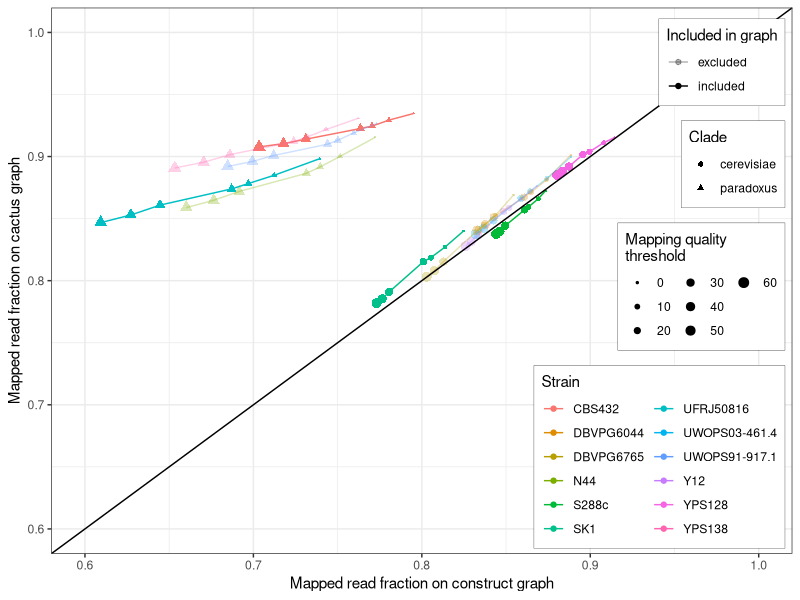
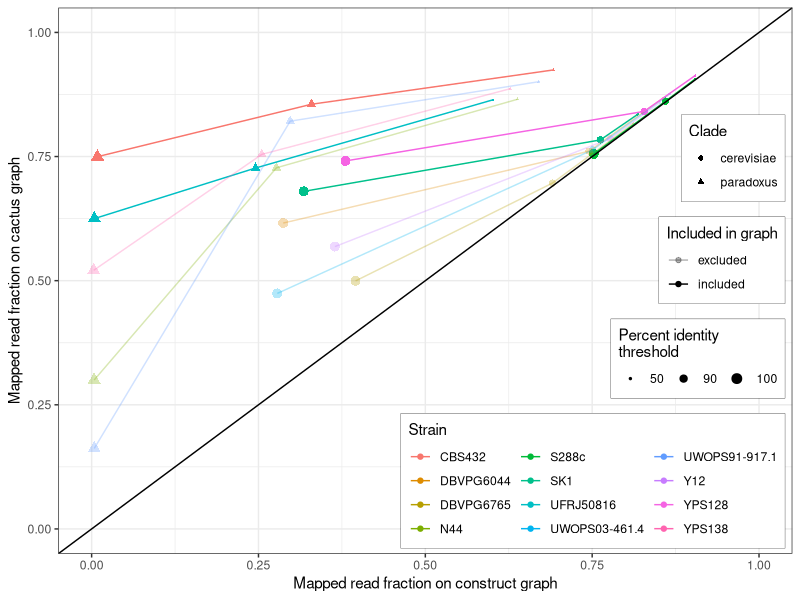
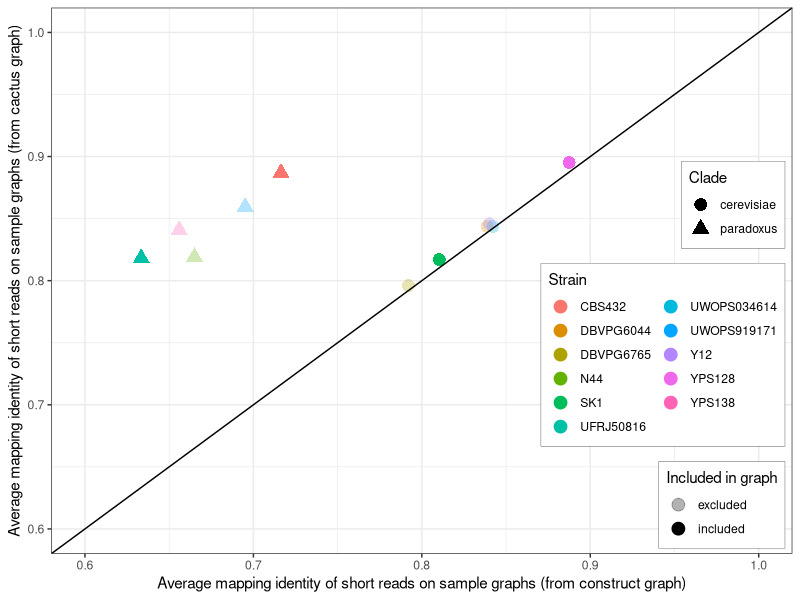
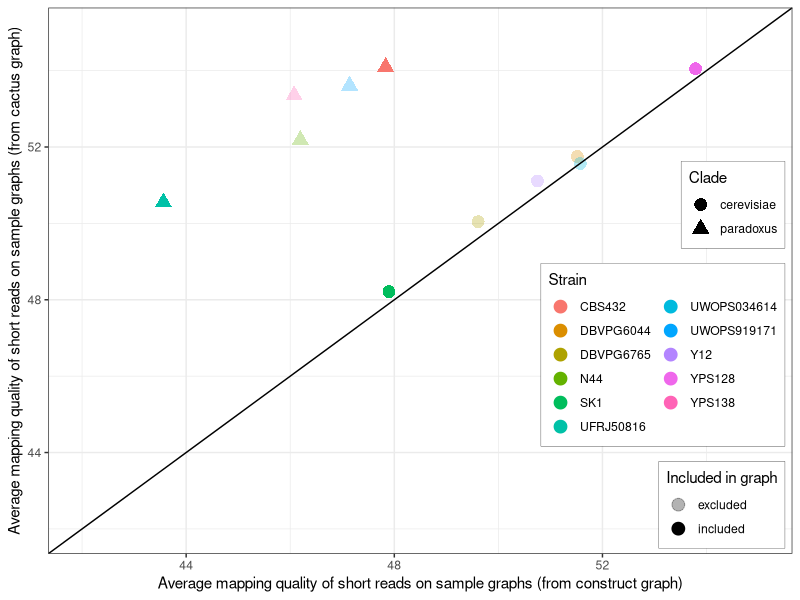
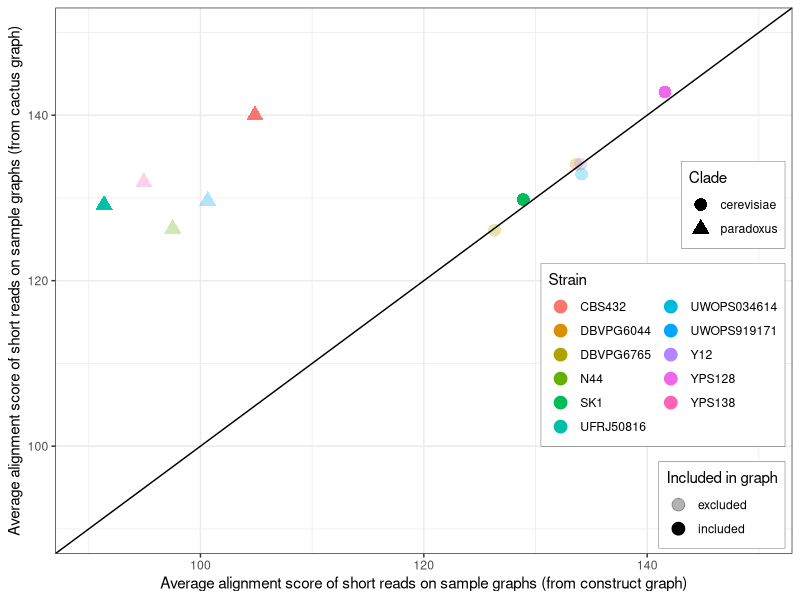

The R source for these figures, in order:
library(tidyverse)
library(magrittr)

##############
#Read mapping#
##############

#Four strains
#############

construct <- read_tsv("data/yeast.mapping.constructunion.four.tsv", col_names = c("mapq_gt0", "mapq_ge10", "mapq_ge20", "mapq_ge30", "mapq_ge40", "mapq_ge50", "mapq_ge60", "id_ge100", "id_ge90", "id_ge50", "all", "graph", "sample"))
cactus <- read_tsv("data/yeast.mapping.cactus.four.tsv", col_names = c("mapq_gt0", "mapq_ge10", "mapq_ge20", "mapq_ge30", "mapq_ge40", "mapq_ge50", "mapq_ge60", "id_ge100", "id_ge90", "id_ge50", "all", "graph", "sample"))

construct_new <- construct %>%
  gather("mapq_gt0", "mapq_ge10", "mapq_ge20", "mapq_ge30", "mapq_ge40", "mapq_ge50", "mapq_ge60", "id_ge100", "id_ge90", "id_ge50", key="filter", value="construct_number") %>%
  mutate(construct_fraction = construct_number / all) %>%
  select(sample, filter, construct_fraction)

cactus_new <- cactus %>%
  gather("mapq_gt0", "mapq_ge10", "mapq_ge20", "mapq_ge30", "mapq_ge40", "mapq_ge50", "mapq_ge60", "id_ge100", "id_ge90", "id_ge50", key="filter", value="cactus_number") %>%
  mutate(cactus_fraction = cactus_number / all) %>%
  select(sample, filter, cactus_fraction)

# Mapping quality plot
pdf('pdf/yeast-mapping-quality-four.pdf', 6, 6)
construct_new %>%
  inner_join(cactus_new, by=c("sample", "filter")) %>%
  filter(filter %in% c("mapq_gt0", "mapq_ge10", "mapq_ge20", "mapq_ge30", "mapq_ge40", "mapq_ge50", "mapq_ge60")) %>%
  mutate(filter = factor(filter, levels = c("mapq_gt0", "mapq_ge10", "mapq_ge20", "mapq_ge30", "mapq_ge40", "mapq_ge50", "mapq_ge60"), labels = c("0", "10", "20", "30", "40", "50", "60"))) %>%
  mutate(clade=ifelse(sample %in% c("UWOPS91-917.1","UFRJ50816","YPS138","N44","CBS432"), 'paradoxus', 'cerevisiae')) %>%
  mutate(ingraph=ifelse(sample %in% c("UFRJ50816", "YPS128", "CBS432", "SK1", "S288c"), 'included', 'excluded')) %>%
  ggplot(aes(construct_fraction, cactus_fraction, color=sample, alpha=ingraph, pch=clade)) +
  geom_point(aes(size=filter)) +
  geom_line() +
  labs(color="Strain", size="Mapping quality\nthreshold", x="Mapped read fraction on construct graph", y="Mapped read fraction on cactus graph", alpha="Included in graph", pch="Clade") +
  coord_cartesian(xlim=c(0.6,1), ylim=c(0.6,1)) +
  geom_abline(intercept=0) +
  scale_size_discrete(range=c(.5,3)) +
  scale_alpha_discrete(range=c(.3,1)) +
  theme_bw() +
  theme(legend.position=c(.99,.01), legend.justification=c(1, 0),
        legend.box.just='right',
        legend.background=element_rect(colour='black', size=.1)) +
  guides(pch=guide_legend(order=2), size=guide_legend(ncol=3, order=3), alpha=guide_legend(order=1), color=guide_legend(ncol=2, order=4))
dev.off()

# Mapping percent identity plot
pdf('pdf/yeast-mapping-identity-four.pdf', 6, 6)
construct_new %>%
  inner_join(cactus_new, by=c("sample", "filter")) %>%
  filter(filter %in% c("id_ge100", "id_ge90", "id_ge50")) %>%
  mutate(filter = factor(filter, levels = c("id_ge50", "id_ge90", "id_ge100"), labels = c("50", "90", "100"))) %>%
  mutate(clade=ifelse(sample %in% c("UWOPS91-917.1","UFRJ50816","YPS138","N44","CBS432"), 'paradoxus', 'cerevisiae')) %>%
  mutate(ingraph=ifelse(sample %in% c("UFRJ50816", "YPS128", "CBS432", "SK1", "S288c"), 'included', 'excluded')) %>%
  ggplot(aes(construct_fraction, cactus_fraction, color=sample, alpha=ingraph, pch=clade)) +
  geom_point(aes(size=filter)) +
  geom_line() +
  labs(color="Strain", size="Percent identity\nthreshold", x="Mapped read fraction on construct graph", y="Mapped read fraction on cactus graph", alpha="Included in graph", pch="Clade") +
  coord_cartesian(xlim=c(0,1), ylim=c(0,1)) +
  geom_abline(intercept=0) +
  scale_size_discrete(range=c(.5,3)) +
  scale_alpha_discrete(range=c(.3,1)) +
  theme_bw() +
  theme(legend.position=c(.99,.01), legend.justification=c(1, 0),
        legend.box.just='right',
        legend.background=element_rect(colour='black', size=.1)) +
  guides(pch=guide_legend(order=1), size=guide_legend(ncol=3, order=3), alpha=guide_legend(order=2), color=guide_legend(ncol=3, order=4))
dev.off()

###############
#SV genotyping#
###############

identity <- read_tsv("data/constructunion.four.reads.identity.tsv", col_names = c("graph", "strain", "identity"))
quality <- read_tsv("data/constructunion.four.reads.mapq.tsv", col_names = c("graph", "strain", "quality"))
score <- read_tsv("data/constructunion.four.reads.score.tsv", col_names = c("graph", "strain", "score"))

# Mapping identity plot
pdf('pdf/yeast-genotyping-identity-four.pdf', 6, 6)
identity %>%
  spread(graph, identity) %>%
  mutate(clade=ifelse(strain %in% c("UWOPS919171","UFRJ50816","YPS138","N44","CBS432"), 'paradoxus', 'cerevisiae')) %>%
  mutate(ingraph=ifelse(strain %in% c("UFRJ50816", "YPS128", "CBS432", "SK1", "S288c"), 'included', 'excluded')) %>%
  ggplot(aes(construct, cactus, color=strain, alpha=ingraph, shape=clade)) +
  geom_point(size=4) +
  labs(color="Strain", shape="Clade", x="Average mapping identity of short reads on sample graphs (from construct graph)", y="Average mapping identity of short reads on sample graphs (from cactus graph)", alpha="Included in graph") +
  coord_cartesian(xlim=c(0.6,1), ylim=c(0.6,1)) +
  geom_abline(intercept=0) +
  scale_alpha_discrete(range=c(.3,1)) +
  theme_bw() +
  theme(legend.position=c(.99,.01), legend.justification=c(1, 0),
        legend.box.just='right',
        legend.background=element_rect(colour='black', size=.1)) +
  guides(color=guide_legend(ncol=2, order=2), shape=guide_legend(order=1))
dev.off()

# Mapping quality plot
pdf('pdf/yeast-genotyping-quality-four.pdf', 6, 6)
quality %>%
  spread(graph, quality) %>%
  mutate(clade=ifelse(strain %in% c("UWOPS919171","UFRJ50816","YPS138","N44","CBS432"), 'paradoxus', 'cerevisiae')) %>%
  mutate(ingraph=ifelse(strain %in% c("UFRJ50816", "YPS128", "CBS432", "SK1", "S288c"), 'included', 'excluded')) %>%
  ggplot(aes(construct, cactus, color=strain, alpha=ingraph, shape=clade)) +
  geom_point(size=4) +
  labs(color="Strain", shape="Clade", x="Average mapping quality of short reads on sample graphs (from construct graph)", y="Average mapping quality of short reads on sample graphs (from cactus graph)", alpha="Included in graph") +
  coord_cartesian(xlim=c(42,55), ylim=c(42,55)) +
  geom_abline(intercept=0) +
  scale_alpha_discrete(range=c(.3,1)) +
  theme_bw() +
  theme(legend.position=c(.99,.01), legend.justification=c(1, 0),
        legend.box.just='right',
        legend.background=element_rect(colour='black', size=.1)) +
  guides(color=guide_legend(ncol=2, order=2), shape=guide_legend(order=1))
dev.off()

# Mapping score plot
pdf('pdf/yeast-genotyping-score-four.pdf', 8, 7)
score %>%
  spread(graph, score) %>%
  mutate(clade=ifelse(strain %in% c("UWOPS919171","UFRJ50816","YPS138","N44","CBS432"), 'paradoxus', 'cerevisiae')) %>%
  mutate(ingraph=ifelse(strain %in% c("UFRJ50816", "YPS128", "CBS432", "SK1", "S288c"), 'included', 'excluded')) %>%
  ggplot(aes(construct, cactus, color=strain, alpha=ingraph, shape=clade)) +
  geom_point(size=4) +
  labs(color="Strain", shape="Clade", x="Average alignment score of short reads on sample graphs (from construct graph)", y="Average alignment score of short reads on sample graphs (from cactus graph)", alpha="Included in graph") +
  coord_cartesian(xlim=c(90,150), ylim=c(90,150)) +
  geom_abline(intercept=0) +
  scale_alpha_discrete(range=c(.3,1)) +
  theme_bw() +
  theme(legend.position=c(.99,.01), legend.justification=c(1, 0),
        legend.box.just='right',
        legend.background=element_rect(colour='black', size=.1)) +
  guides(color=guide_legend(ncol=2, order=2), shape=guide_legend(order=1))
dev.off()
